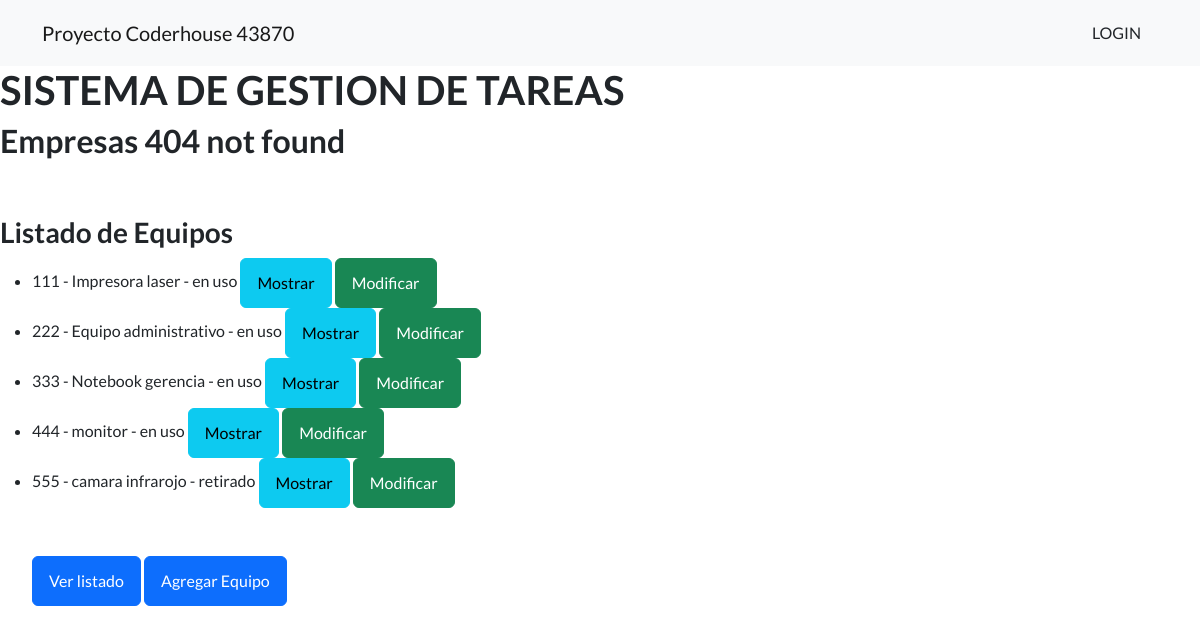
Page /appsistema/equipos/list/ on the committed database.
### appsistema/models.py (models this page shows)
class Equipos(models.Model):
    codigoint=models.IntegerField()
    descripcion=models.CharField(max_length=50)
    tipo=models.CharField(max_length=15)
    marca=models.CharField(max_length=20)
    estado=models.CharField(max_length=10)
    def __str__ (self):
        return f"{self.codigoint} - {self.descripcion} - {self.estado}"

### appsistema/views.py (the view)
# urls.py: path("equipos/list/", EquipoList.as_view(),name="equipos_list"),
class EquipoList(ListView):
        model=Equipos
        template_name="appsistema/equipos.html"

### appsistema/templates/appsistema/equipos.html
{% extends "appsistema/base.html" %}
{% load static %}
{% block titulo %}
<h1>SISTEMA DE GESTION DE TAREAS</h1>
{% endblock %}
{%block contenido_que_cambia %}
<h2>Empresas 404 not found</h2>
<br>
<br>
<h3> Listado de Equipos </h3>
<ul>
    {% for equipos in object_list %}
    <li>
        {{equipos}}
        <a class="btn btn-info" href="{% url 'equipo_detalle' equipos.id %}">Mostrar</a>
        <a class="btn btn-success" href="{% url 'equipo_editar' equipos.id %}">Modificar</a>
    </li>
    {% endfor %}
    <br>
    <br>
    <a class="btn btn-primary" href="{% url 'equipos_list' %}">Ver listado </a>
    <a class="btn btn-primary" href="{% url 'equipos_crear' %}">Agregar Equipo </a>
</ul>
{% endblock %}

### rows in the picture
Equipos: codigoint+descripcion+estado "111 - Impresora laser - en uso"
Equipos: codigoint+descripcion+estado "222 - Equipo administrativo - en uso"
Equipos: codigoint+descripcion+estado "333 - Notebook gerencia - en uso"
Equipos: codigoint+descripcion+estado "444 - monitor - en uso"
Equipos: codigoint+descripcion+estado "555 - camara infrarojo - retirado"
